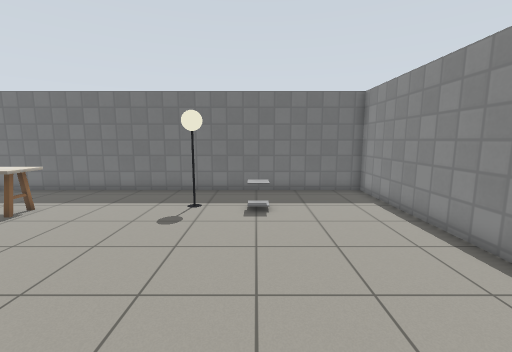
[1] (above)

13 first-person views from a walk through a Gazebo world. The camera is 1.3 m above the floor, tilts 8° down and sees 90° across. The floor is counted in squares, 0.5 m on a side. Each view is taken from the middle of a square. On the plan, view 1 faces up. The plan holds only what a view shows up to about 18 squares ahead; the rest is blank. Simple patterns stand in for the simulator's built-in surfaces. Simple shapes stand in for some stock models.

[2]
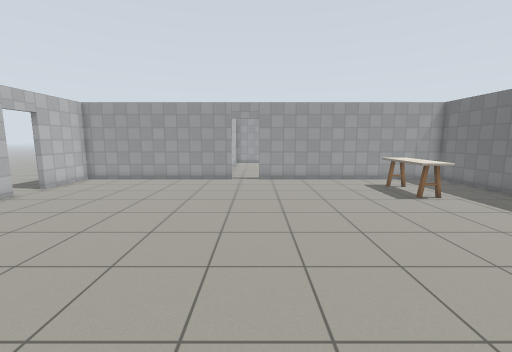

[3]
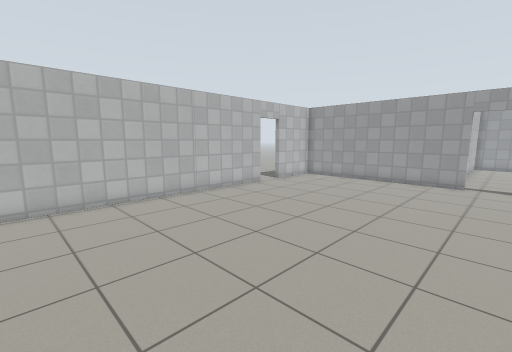

[4]
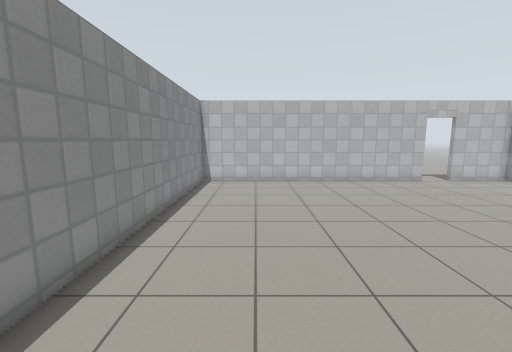

[5]
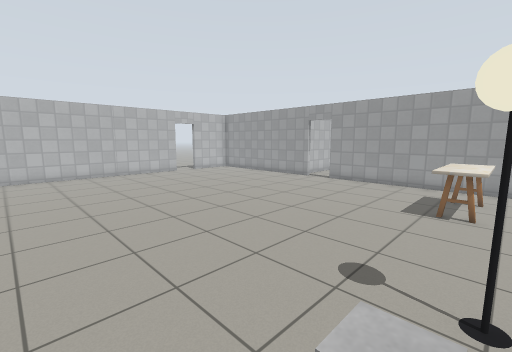

[6]
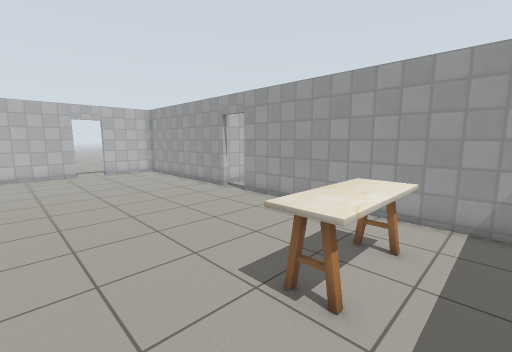

[7]
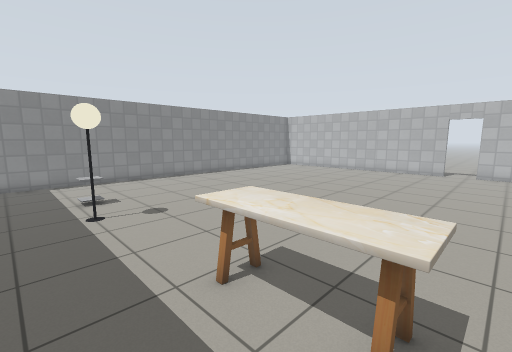

[8]
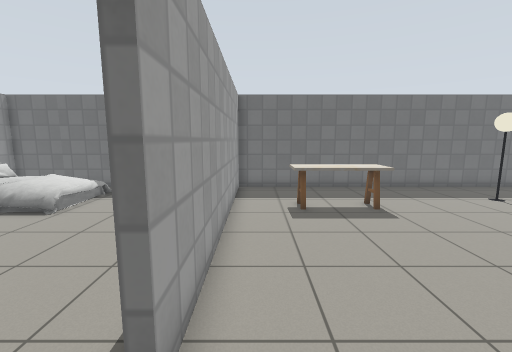

[9]
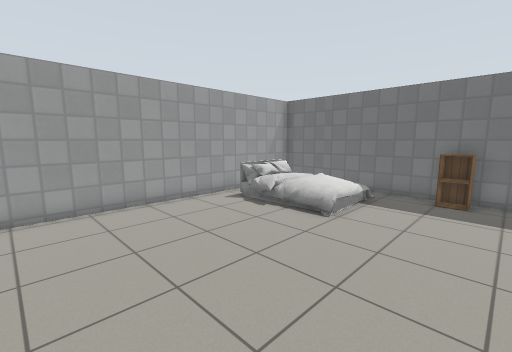

[10]
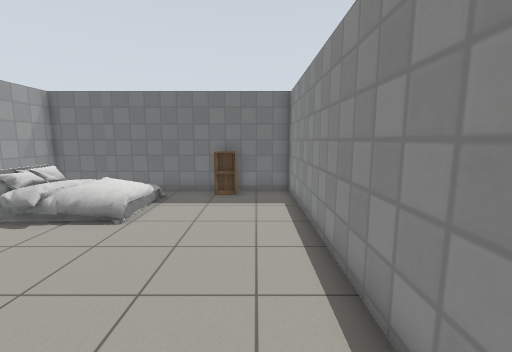

[11]
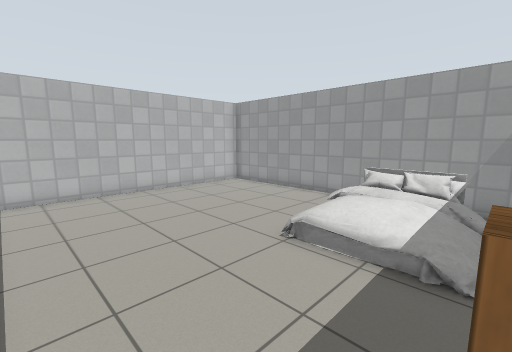

[12]
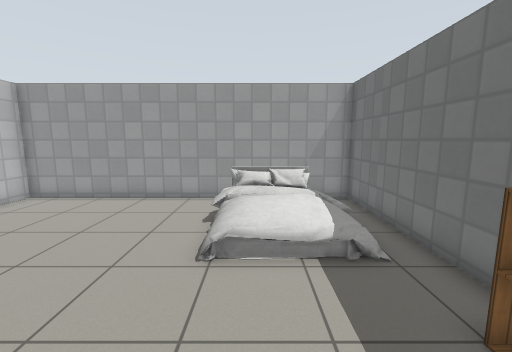

[13]
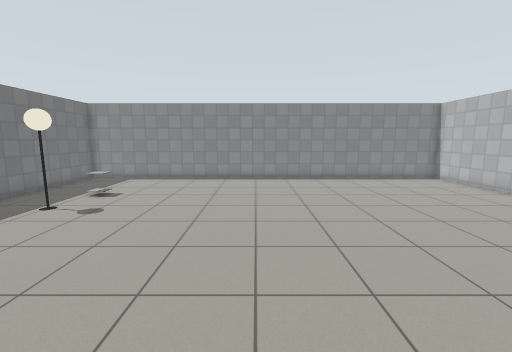

### Floor plan
Ten units are one square. View 1 is at (0, 0); x grows to the right and y downward. Boxes are objects, and circles mark ways between rooms. Rooms are numbered by the first view taken in them; rooms with no view inside come last. Other rooms are left out.
<svg viewBox="-269 -136 328 246">
<path fill="none" stroke="#000" d="M-140 6 -140 103 -105 103M-87 103 54 103 54 -131 -140 -131 -140 -12M-143 -15 -143 -131 -264 -131 -264 12 -147 12"/>
<rect x="-125" y="-105" width="50" height="30" fill="#bbb"><title>kitchen table</title></rect>
<rect x="-35" y="-105" width="20" height="10" fill="#bbb"><title>lamp</title></rect>
<rect x="-5" y="-105" width="10" height="20" fill="#bbb"><title>side table</title></rect>
<rect x="-255" y="-125" width="60" height="50" fill="#bbb"><title>bed</title></rect>
<rect x="-185" y="-125" width="20" height="10" fill="#bbb"><title>cabinet</title></rect>
<circle cx="-140" cy="-5" r="3" fill="#2a7"/>
<text x="-50" y="-20">1</text>
<text x="-200" y="-60">2</text>
</svg>
Room 1 opens to room 2.

Where each view was taken, in squares from view 1:
view 1: 0 up, 0 right, facing up
view 2: 1 up, 3 right, facing left
view 3: 1 up, 3 right, facing down-left
view 4: 6 up, 2 right, facing down
view 5: 10 up, 2 right, facing down-left
view 6: 11 up, 5 left, facing down-left
view 7: 12 up, 12 left, facing down-right
view 8: 1 down, 13 left, facing up
view 9: 0 up, 16 left, facing up-left
view 10: 0 up, 16 left, facing up
view 11: 12 up, 15 left, facing down-left
view 12: 9 up, 15 left, facing left
view 13: 2 up, 12 left, facing right
